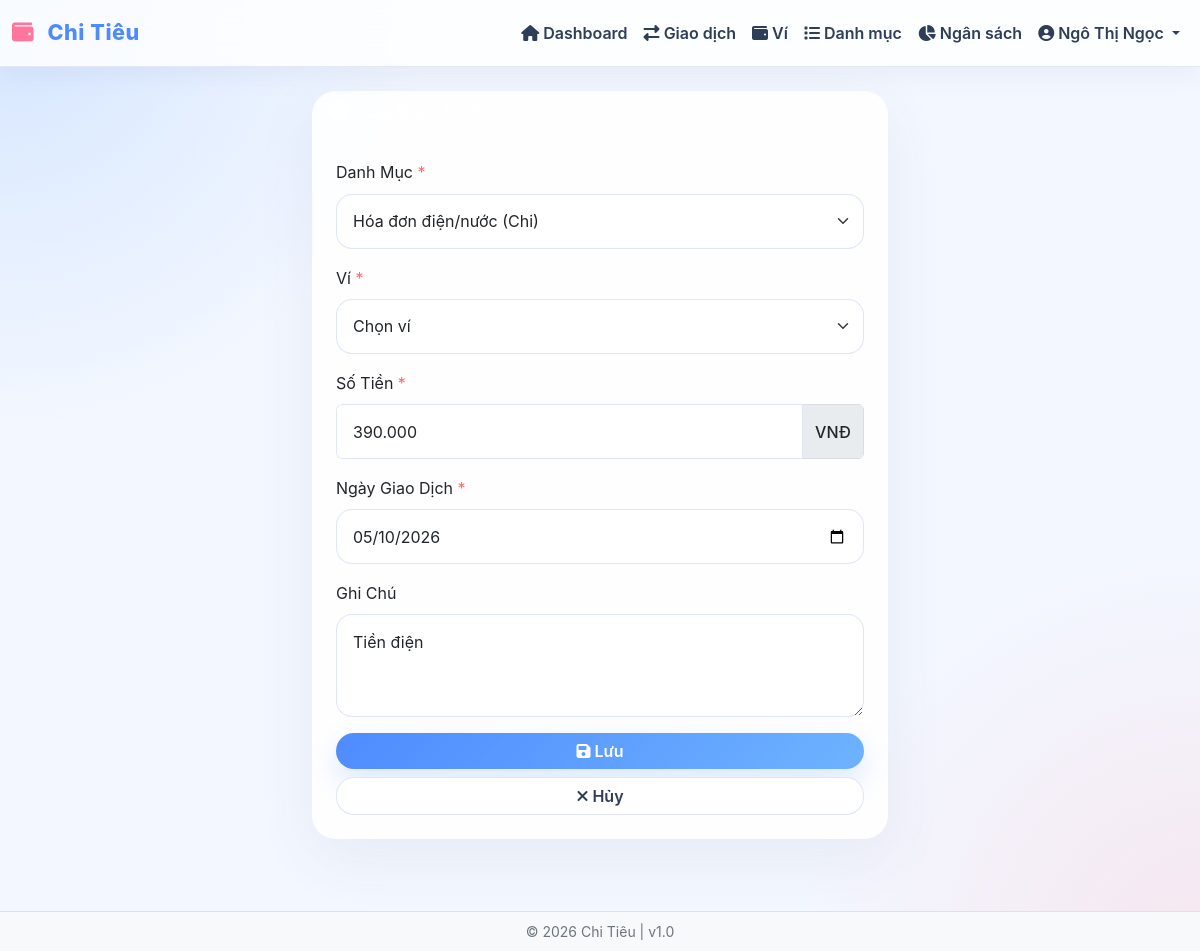
/edit-transaction.php?id=135 (signed in), run on an earlier commit of the app's database.
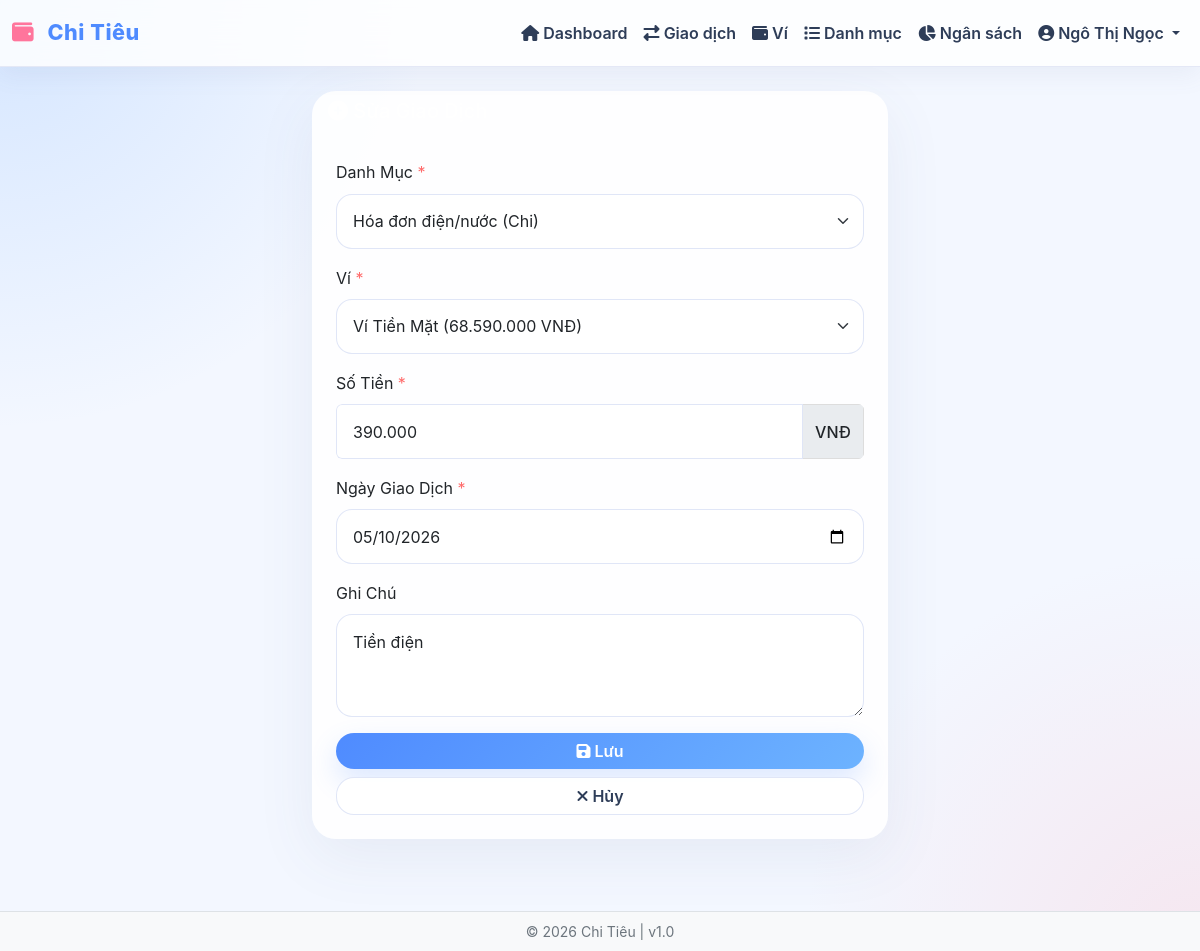
And on a later commit of the database.
### tables this page shows
CREATE TABLE transactions (
    id INT PRIMARY KEY AUTO_INCREMENT,
    user_id INT NOT NULL,
    category_id INT NOT NULL,
    wallet_id INT NOT NULL,
    amount DECIMAL(15, 2) NOT NULL,
    transaction_date DATE NOT NULL,
    note TEXT,
    created_at TIMESTAMP DEFAULT CURRENT_TIMESTAMP,
    updated_at TIMESTAMP DEFAULT CURRENT_TIMESTAMP ON UPDATE CURRENT_TIMESTAMP,
    CONSTRAINT fk_transaction_user FOREIGN KEY (user_id) REFERENCES users(id) ON DELETE CASCADE,
    CONSTRAINT fk_transaction_category FOREIGN KEY (category_id) REFERENCES categories(id) ON DELETE CASCADE,
    CONSTRAINT fk_transaction_wallet FOREIGN KEY (wallet_id) REFERENCES wallets(id) ON DELETE RESTRICT,
    INDEX idx_user_date (user_id, transaction_date),
    INDEX idx_user_category (user_id, category_id),
    INDEX idx_user_wallet (user_id, wallet_id),
    INDEX idx_transaction_date (transaction_date)
);

CREATE TABLE categories (
    id INT PRIMARY KEY AUTO_INCREMENT,
    user_id INT NOT NULL,
    name VARCHAR(100) NOT NULL,
    type ENUM('Thu', 'Chi') NOT NULL,
    icon VARCHAR(50),
    created_at TIMESTAMP DEFAULT CURRENT_TIMESTAMP,
    CONSTRAINT fk_category_user FOREIGN KEY (user_id) REFERENCES users(id) ON DELETE CASCADE,
    INDEX idx_user_type (user_id, type)
);

CREATE TABLE wallets (
    id INT PRIMARY KEY AUTO_INCREMENT,
    user_id INT NOT NULL,
    name VARCHAR(100) NOT NULL,
    type ENUM('Tiền mặt', 'Tài khoản ngân hàng', 'Tiết kiệm') NOT NULL DEFAULT 'Tiền mặt',
    balance DECIMAL(15, 2) NOT NULL DEFAULT 0,
    created_at TIMESTAMP DEFAULT CURRENT_TIMESTAMP,
    updated_at TIMESTAMP DEFAULT CURRENT_TIMESTAMP ON UPDATE CURRENT_TIMESTAMP,
    CONSTRAINT fk_wallet_user FOREIGN KEY (user_id) REFERENCES users(id) ON DELETE CASCADE,
    INDEX idx_wallet_user (user_id)
);

### edit-transaction.php (called while the page is built, shortened)
<?php
require_once 'app/Database.php';
require_once 'app/functions.php';
include 'add-transaction.php';

### app/functions.php (called while the page is built, shortened)
<?php
function e($text) {
    return htmlspecialchars($text, ENT_QUOTES, 'UTF-8');
}
function getUserCategories($user_id, $db, $type = null) {
    if (!empty($type) && in_array(strtolower($type), ['thu', 'chi'])) {
        $query = "SELECT id, name, type FROM categories WHERE user_id = ? AND LOWER(type) = ? ORDER BY name";
        return $db->execute($query, [$user_id, strtolower($type)]);
    } else {
        $query = "SELECT id, name, type FROM categories WHERE user_id = ? ORDER BY type, name";
        return $db->execute($query, [$user_id]);
    }
}
function getUserWallets($user_id, $db) {
    $query = "SELECT id, name, type, balance FROM wallets WHERE user_id = ? ORDER BY name";
    return $db->execute($query, [$user_id]);
}

### app/Database.php (called while the page is built, shortened)
<?php
class Database {
    private $connection;
    private $host = DB_HOST;
    private $user = DB_USER;
    private $pass = DB_PASS;
    private $name = DB_NAME;
    public function connect() {
        $this->connection = new mysqli(
            $this->host,
            $this->user,
            $this->pass,
            $this->name
        );
        $this->connection->set_charset("utf8mb4");
        return $this->connection;
    }
    public function execute($sql, $params = [], $types = '') {
        try {
            $stmt = $this->connection->prepare($sql);
            if (!empty($params)) {
                if (empty($types)) {
                    $types = $this->detectTypes($params);
                }
                if (!$stmt->bind_param($types, ...$params)) {
                    throw new Exception("Bind Param Error: " . $stmt->error);
                }
            }
            if (!$stmt->execute()) {
                throw new Exception("Execute Error: " . $stmt->error);
            }
            $result = $stmt->get_result();
            return $result ? $result : $stmt;
        } catch (Exception $e) {
            error_log("Database Error: " . $e->getMessage());
            if (preg_match('/^(INSERT|UPDATE|DELETE)/i', $sql)) {
                return false;
            }
            return $this->connection->query("SELECT 1 WHERE 0");
        }
    }
    private function detectTypes($params) {
        $types = '';
        foreach ($params as $param) {
            if (is_int($param)) {
                $types .= 'i';
            } elseif (is_float($param)) {
                $types .= 'd';
            } else {
                $types .= 's';
            }
        }
        return $types;
    }
}

### add-transaction.php (the view, shortened to what the changed rows need)
<?php
require_once 'app/Database.php';
require_once 'app/functions.php';
$user_id = $_SESSION['user_id'];
$trans_id = isset($_GET['id']) ? intval($_GET['id']) : 0;
$transaction = null;
if ($trans_id) {
    $check = "SELECT id, category_id, wallet_id, amount, transaction_date, note FROM transactions WHERE id = ? AND user_id = ?";
    $result = $db->execute($check, [$trans_id, $user_id]);
    if ($result && $result->num_rows > 0) {
        $transaction = $result->fetch_assoc();
    }
}
$selected_type = strtolower($_GET['type'] ?? '');
$wallets = getUserWallets($user_id, $db);
$categories = getUserCategories($user_id, $db, $selected_type);
?>
<?php include 'views/header.php'; ?>
<div class="row justify-content-center">
    <div class="col-md-6">
        <div class="card border-0 shadow-sm">
            <div class="card-body">
                <form method="POST">
                    <div class="mb-3">
                        <label class="form-label">Danh Mục <span class="text-danger">*</span></label>
                        <select name="category_id" class="form-select" required>
                            <?php while ($cat = $categories->fetch_assoc()): ?>
                            <option value="<?php echo $cat['id']; ?>"
                                    <?php echo ($transaction && $transaction['category_id'] == $cat['id']) ? 'selected' : ''; ?>>
                                <?php echo e($cat['name']); ?> (<?php echo $cat['type']; ?>)
                            </option>
                            <?php endwhile; ?>
                        </select>
                    </div>
                    <div class="mb-3">
                        <label class="form-label">Ví <span class="text-danger">*</span></label>
                        <select name="wallet_id" class="form-select" required>
                            <option value="">Chọn ví</option>
                            <?php if ($wallets->num_rows == 0): ?>
                                <option value="">(Chưa có ví) - Vui lòng tạo ví trước</option>
                            <?php else: ?>
                                <?php while ($wallet = $wallets->fetch_assoc()): ?>
                                <option value="<?php echo $wallet['id']; ?>"
                                        <?php echo ($transaction && $transaction['wallet_id'] == $wallet['id']) ? 'selected' : ''; ?> >
                                    <?php echo e($wallet['name']); ?> (<?php echo formatCurrency($wallet['balance']); ?>)
                                </option>
                                <?php endwhile; ?>
                            <?php endif; ?>
                        </select>
                    </div>
                    <div class="mb-3">
                        <div class="input-group">
                            <input type="text" name="amount" class="form-control amount-input" placeholder="0"
                                   value="<?php echo $transaction ? (int)$transaction['amount'] : ''; ?>" required>
                            <span class="input-group-text"><?php echo CURRENCY; ?></span>
                        </div>
                    </div>
                    <div class="mb-3">
                        <label class="form-label">Ngày Giao Dịch <span class="text-danger">*</span></label>
                        <input type="date" name="transaction_date" class="form-control"
                               value="<?php echo $transaction ? $transaction['transaction_date'] : date('Y-m-d'); ?>" required>
                    </div>
                    <div class="mb-3">
                        <label class="form-label">Ghi Chú</label>
                        <textarea name="note" class="form-control" rows="3" placeholder="Nhập ghi chú..."><?php echo $transaction ? e($transaction['note']) : ''; ?></textarea>
                    </div>
                </form>
            </div>
        </div>
    </div>
</div>
<?php include 'views/footer.php'; ?>

What changed in the data, as far as the page shows it:
changed transactions "Tiền điện": wallet_id (not shown) → "Ví Tiền Mặt (68.590.000 VNĐ)"
Also different on the page:
form field wallet_id: "Chọn ví" → (not shown)
